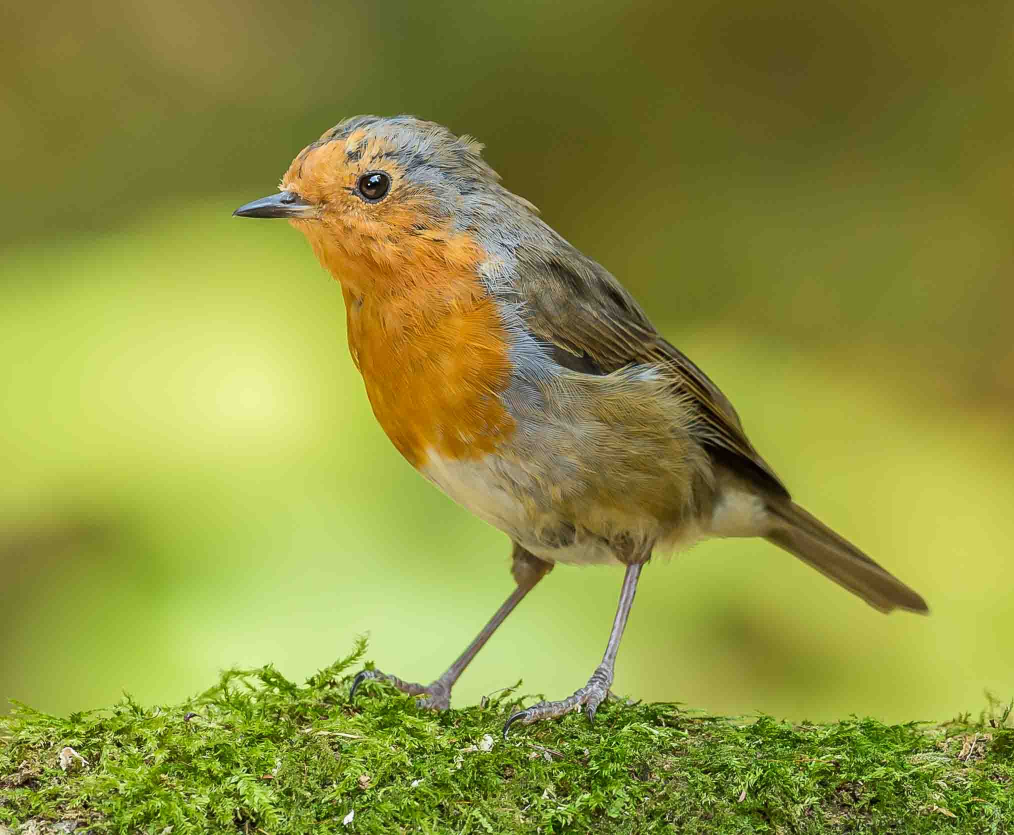
#> input picture bird.jpg, 2028 x 1670 px (shown at 1/2 size)
$ python 19.detect_edge_Sobel.py   (older library calls are emulated)
#> lines starting #> are read from the running program, lines starting #| are printed output that depends on the picture
import cv2
import numpy as np
img=cv2.imread('bird.jpg',1)
#> img is the input picture: shape (1670, 2028, 3); mean B, G, R 62.9, 146.2, 142.6
height,width=img.shape[:2]
#> height = 1670; width = 2028
start_row,start_col=int(height*0.2),int(width*0.2)
#> start_row = 334; start_col = 405
end_row,end_col=int(height*0.6),int(width*0.6)
#> end_row = 1002; end_col = 1216
img=img[start_row:end_row,start_col:end_col]
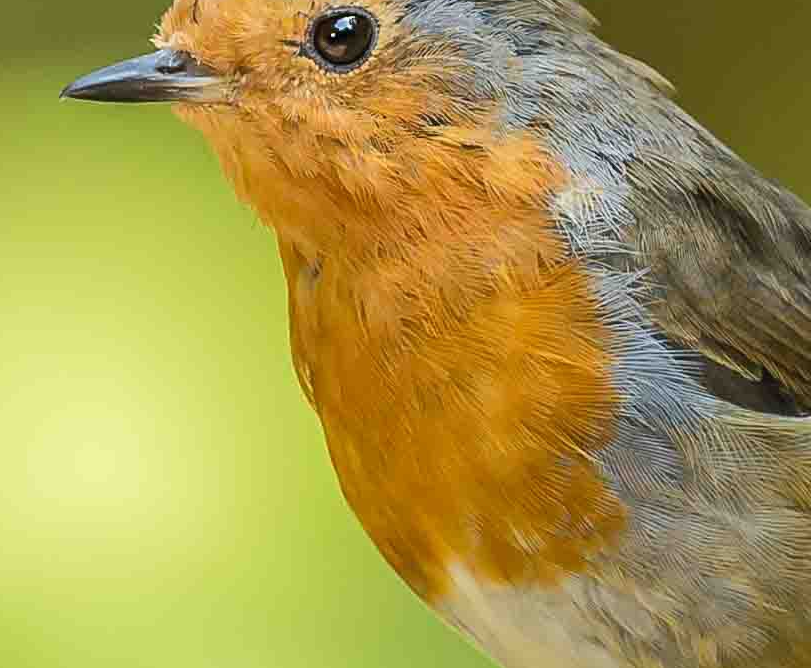
#> img: shape (668, 811, 3); mean B, G, R 75.5, 152.3, 168.1

sobel_x=cv2.Sobel(img,cv2.CV_64F,0,1,ksize=5)
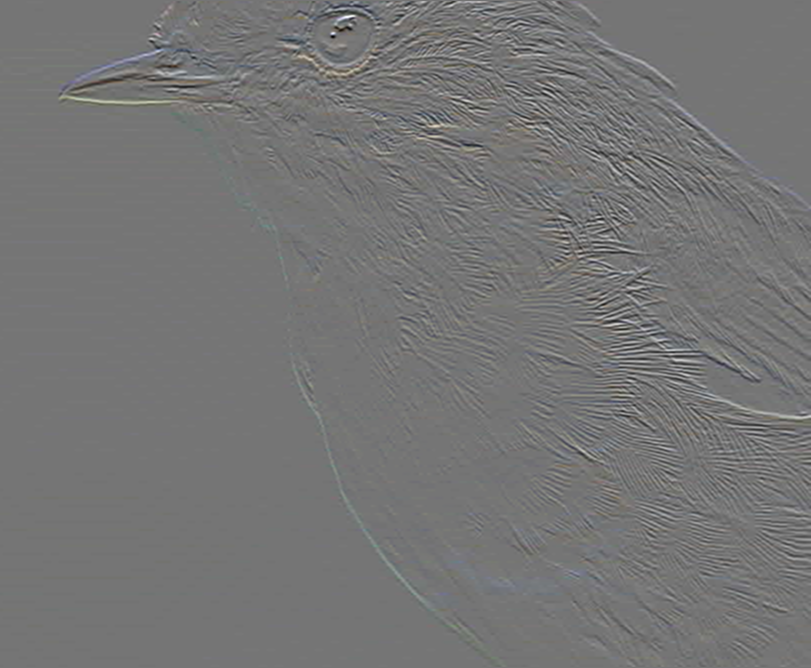
#> sobel_x: shape (668, 811, 3) float64; mean B, G, R 3.5, 10.9, 6.9; drawn with min black and max white
sobel_y=cv2.Sobel(img,cv2.CV_64F,1,0,ksize=5)
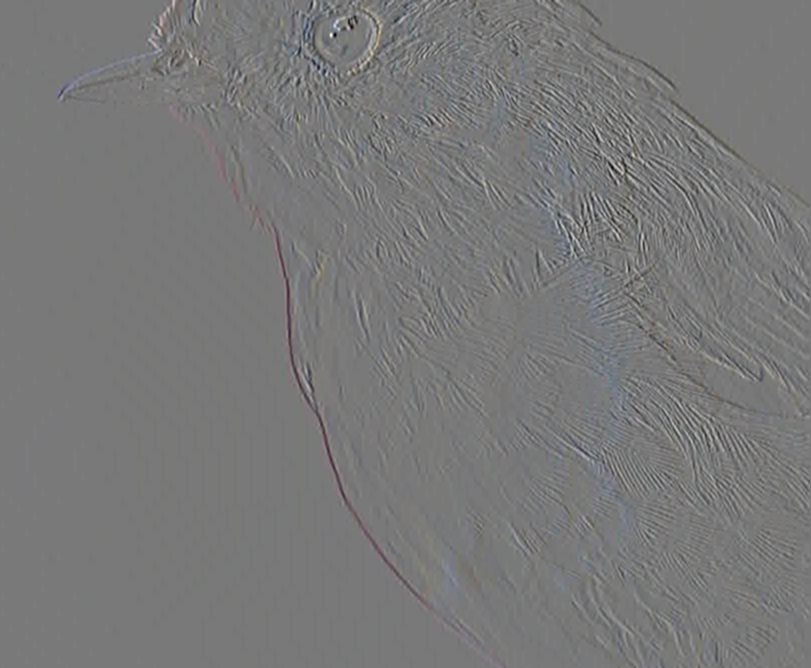
#> sobel_y: shape (668, 811, 3) float64; mean B, G, R -7.8, -16.7, -13.4; drawn with min black and max white
sobel_or=cv2.bitwise_or(sobel_x,sobel_y)
#> sobel_or: shape (668, 811, 3) float64; 0.34% of the values are NaN or infinite; the others: min -131056, max 131040, mean -10219.6

cv2.imshow('Image Window',sobel_or)
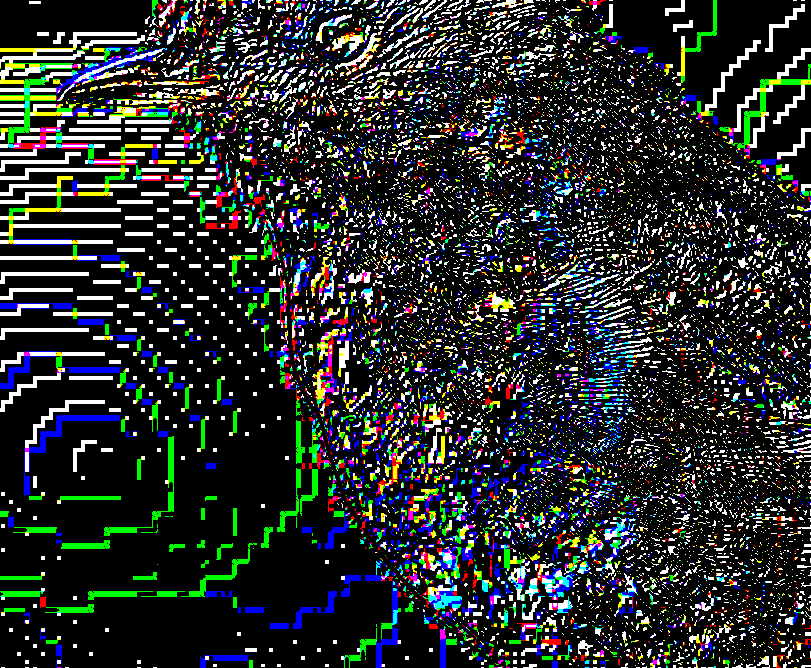
#> window 'Image Window': shape (668, 811, 3); mean B, G, R 43.9, 45.4, 40.8
k=cv2.waitKey(100000)
#> (key Esc is pressed here)
